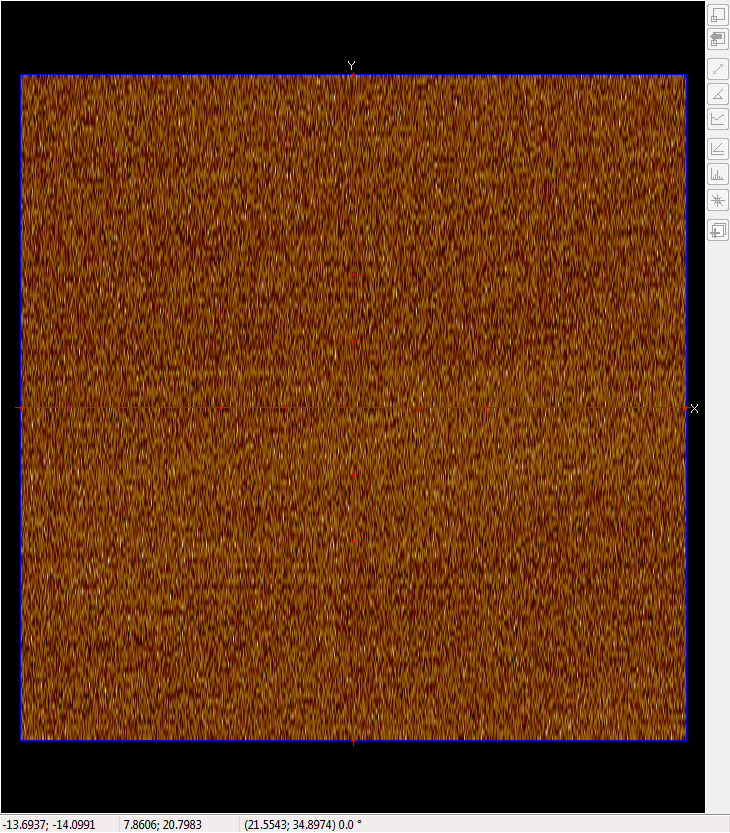
#> input picture screenshot2.bmp, 730 x 833 px, found by its file name
$ python crop.py
#> lines starting #> are read from the running program, lines starting #| are printed output that depends on the picture; after the words box and inside, x2 and y2 are one past the last pixel; in counts of white or black regions, pixels touching at a corner belong together
#> further down, screenshot is the input picture: shape (833, 730, 3); mean B, G, R 18.6, 57, 101.8
# -*- coding: utf-8 -*-
"""
Created on Tue Mar  3 13:59:28 2020

@author: HP
"""
import numpy as np
from numba import jit
import cv2


def find_region(img0):
    img = img0.copy()
    r, g, b = cv2.split(img)
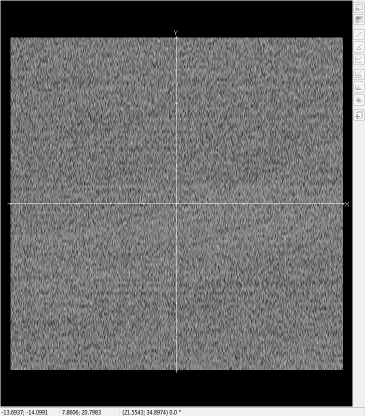
#> r: shape (833, 730) (shown at 1/2 size); min 0, max 255, mean 101.8
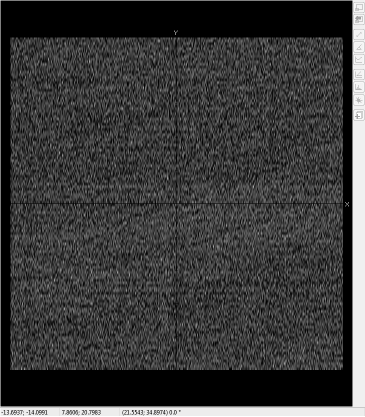
#> g: shape (833, 730) (shown at 1/2 size); min 0, max 255, mean 57
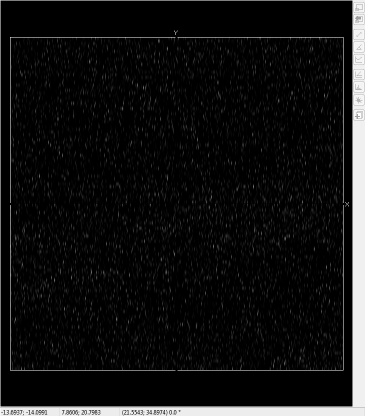
#> b: shape (833, 730) (shown at 1/2 size); min 0, max 255, mean 18.6

    ret,thresh_r = cv2.threshold(r,254,255,cv2.THRESH_BINARY)
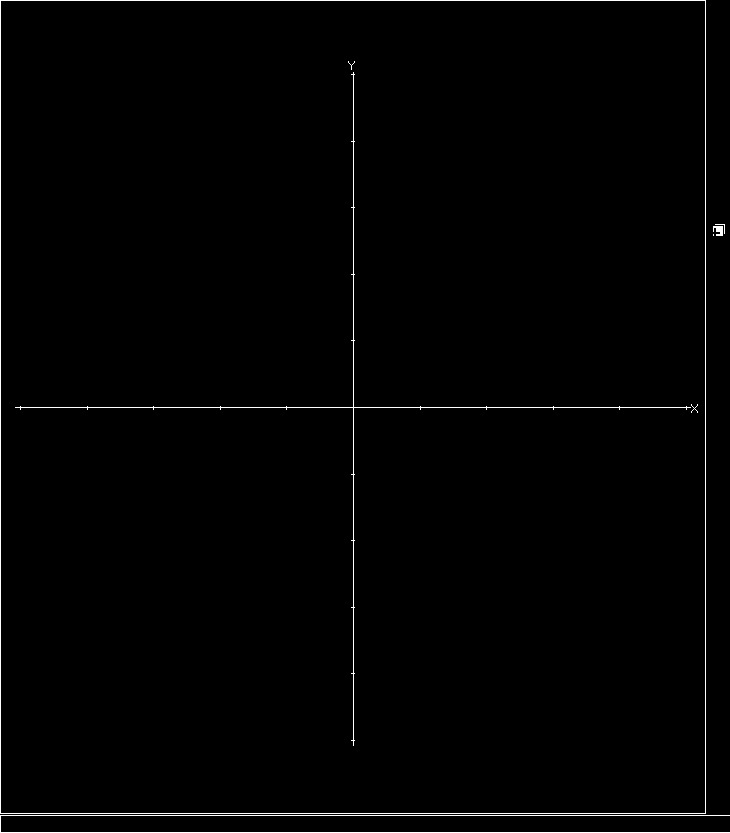
#> thresh_r: shape (833, 730); 0.99% white in thin lines or dots
    ret,thresh_g = cv2.threshold(g,0,255,cv2.THRESH_BINARY_INV)
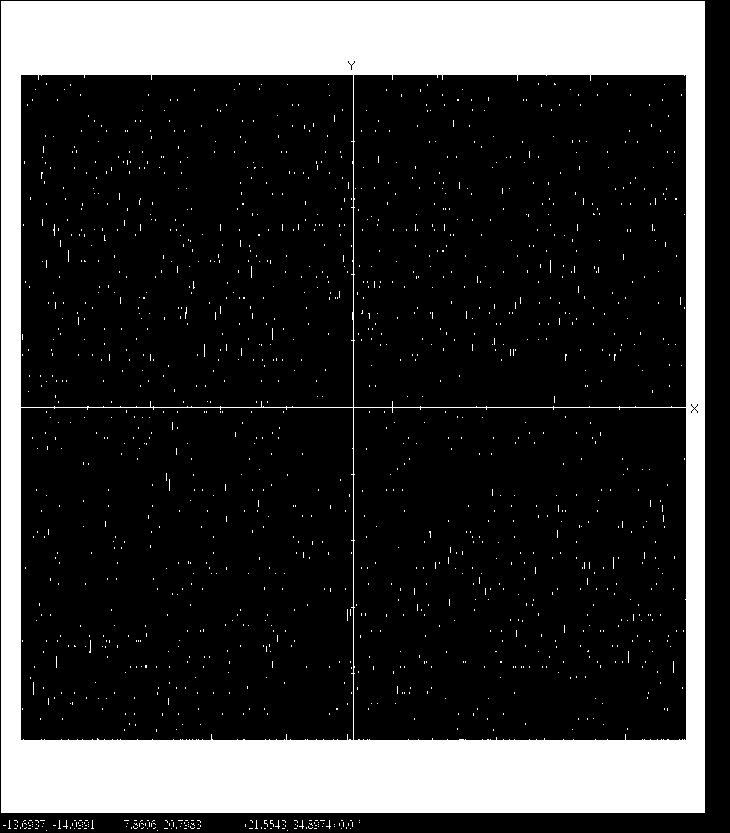
#> thresh_g: shape (833, 730); 22.1% white; 1450 white regions (1449 under 20 px), largest, box (x1, y1, x2, y2) and area: (1, 1, 705, 813) 130979
    ret,thresh_b = cv2.threshold(b,0,255,cv2.THRESH_BINARY_INV)
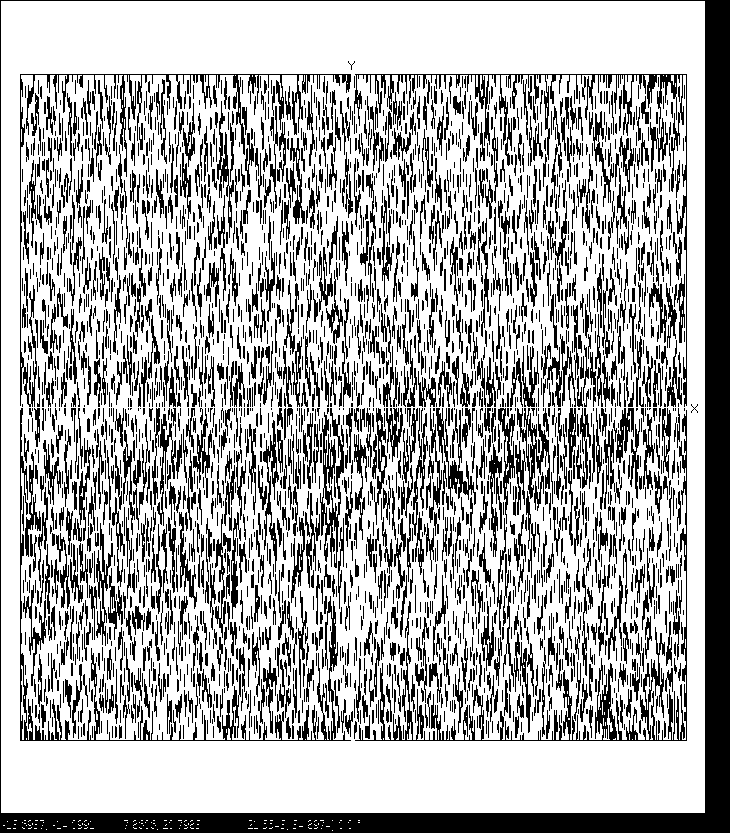
#> thresh_b: shape (833, 730); 67.8% white; 2783 black regions (1182 under 20 px), largest, box (x1, y1, x2, y2) and area: (0, 0, 730, 833) 36142, (355, 410, 687, 741) 6115, (354, 74, 687, 407) 4666

    temp = cv2.bitwise_and(thresh_r,thresh_g)#,mask = thresh_g)
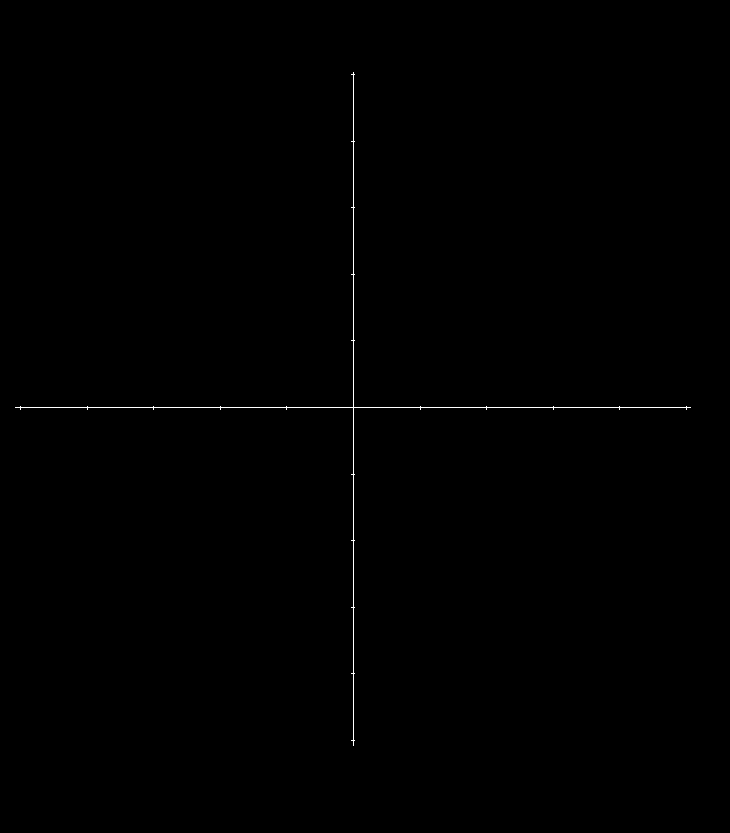
#> temp: shape (833, 730); 0.23% white in thin lines or dots, all inside (x1, y1, x2, y2) = (15, 72, 691, 746)
    img = cv2.bitwise_and(temp, thresh_b)

    return calculate_region(img)

@jit
def calculate_region(img):
    row = img.shape[0]
    column = img.shape[1]

    left, top = 0, 0
    right, bottom = row-1, column-1
    #找top
    for i in range(row):
        count = 0
        for j in range(column):
            if img[i,j] == 255:
                count += 1
        if count == 4:
            top = i
            break
    #找bottom
    for i in range(row):
        count = 0
        for j in range(column):
            if img[row-1-i, j] == 255:
                count += 1
        if count == 4:
            bottom = row-i
            break
    #找left
    for i in range(column):
        count = 0
        for j in range(row):
            if img[j, i] == 255:
                count += 1
        if count == 4:
            left = i
            break

    #找right
    for i in range(column):
        count = 0
        for j in range(row):
            if img[j, column-1-i] == 255:
                count += 1
        if count == 4:
            right = column-i
            break
    right = bottom - top + left
    print(left, top, right, bottom)

    return left, top, right, bottom


if __name__ == '__main__':
    screenshot = cv2.imread('F:/Desktop2020.1.17/AutoCut/screenshot2.bmp')
    screenshot = cv2.cvtColor(screenshot, cv2.COLOR_BGR2RGB)
    left, top, right, bottom = find_region(screenshot)
#> left = 20; top = 74; right = 687; bottom = 741

$ run again, with screenshot3.bmp copied over screenshot2.bmp
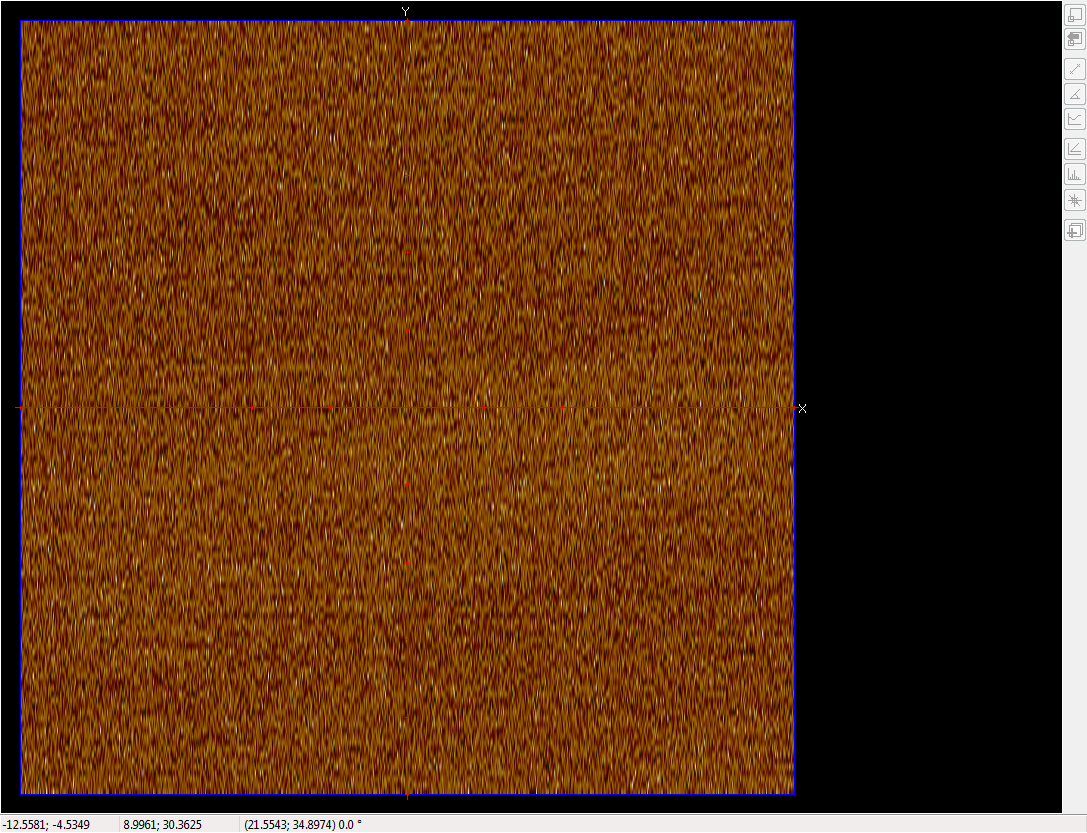
#> input picture screenshot3.bmp, 1087 x 833 px, found by its file name
#> screenshot is the input picture: shape (833, 1087, 3); mean B, G, R 15.4, 50.6, 91
#> in find_region, `ret,thresh_r = cv2.threshold(r,254,255,cv2.THRESH_BINARY)`:
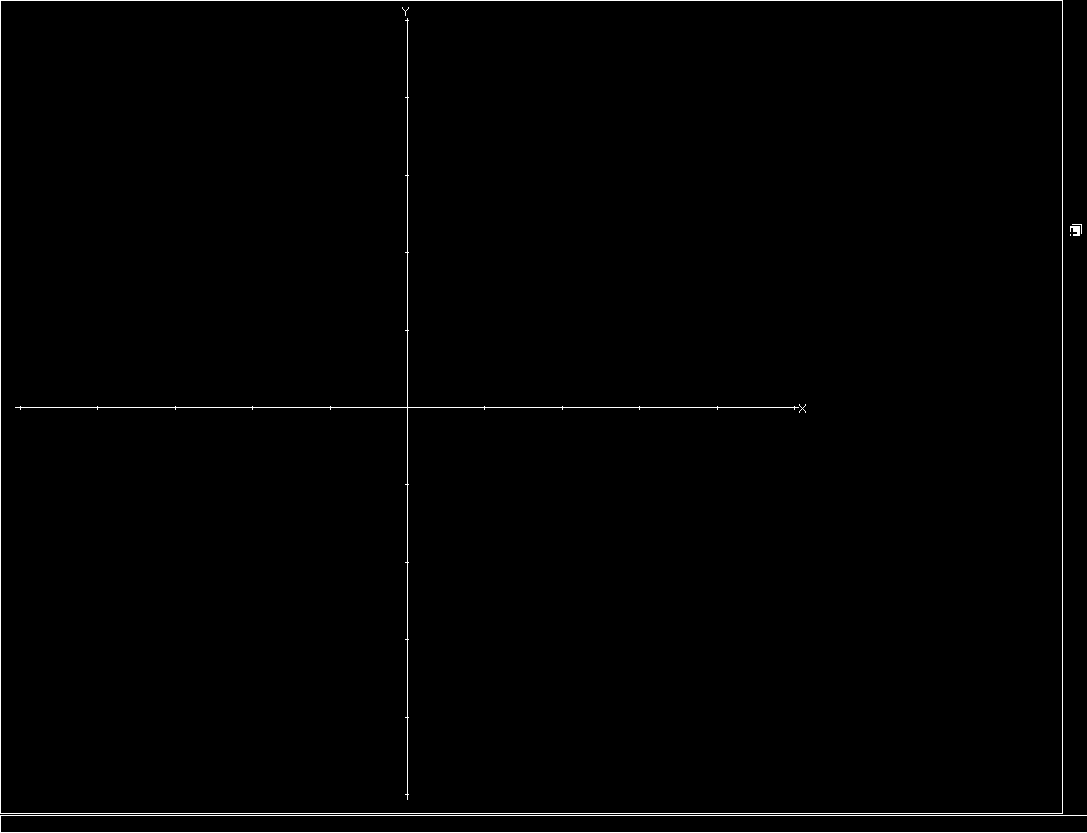
#> thresh_r: shape (833, 1087); 0.85% white in thin lines or dots
#> thresh_g: shape (833, 1087); 30% white; 1814 white regions (1810 under 20 px), largest, box (x1, y1, x2, y2) and area: (1, 1, 1062, 813) 265878, (726, 690, 728, 704) 22, (467, 248, 468, 269) 21, (35, 726, 36, 746) 20
#> thresh_b: shape (833, 1087); 72.6% white; 3335 black regions (1215 under 20 px), largest, box (x1, y1, x2, y2) and area: (0, 0, 1087, 833) 43641, (409, 410, 795, 795) 6569, (408, 20, 795, 407) 5650
#> in find_region, `temp = cv2.bitwise_and(thresh_r,thresh_g)#,mask = thresh_g)`:
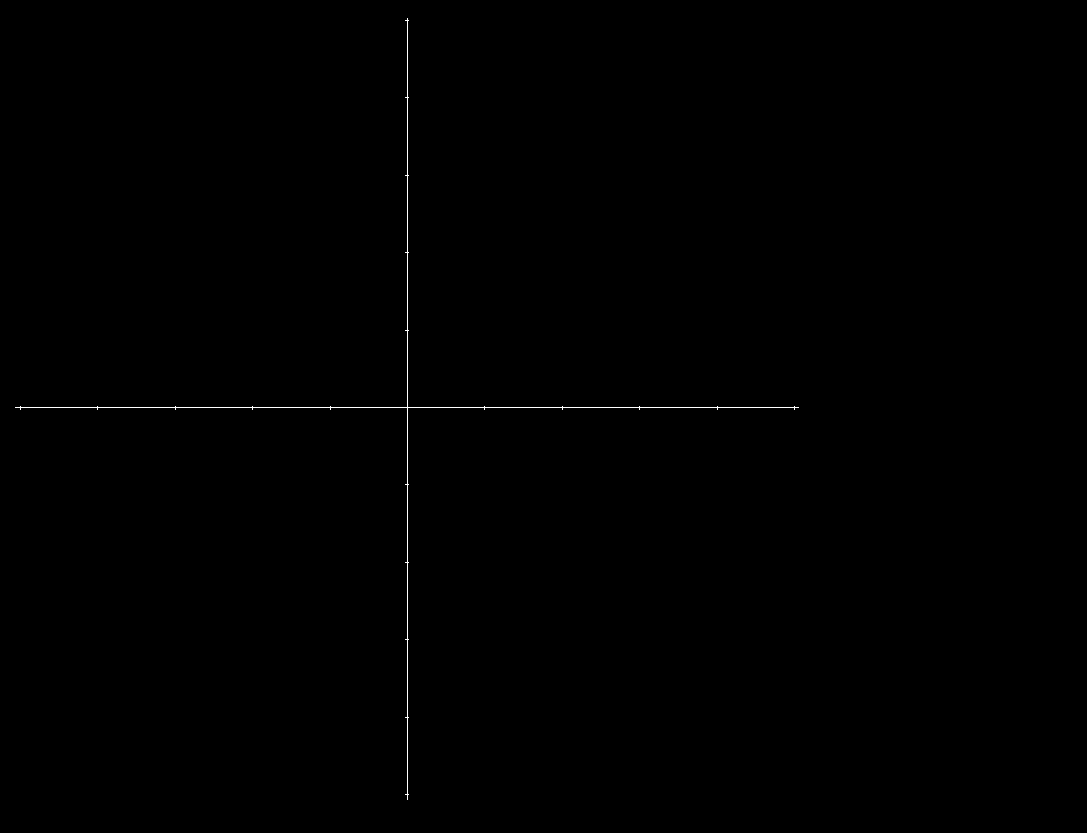
#> temp: shape (833, 1087); 0.18% white in thin lines or dots, all inside (x1, y1, x2, y2) = (15, 18, 799, 800)
#> left = 20; right = 795

$ run again, with screenshot4.bmp copied over screenshot2.bmp
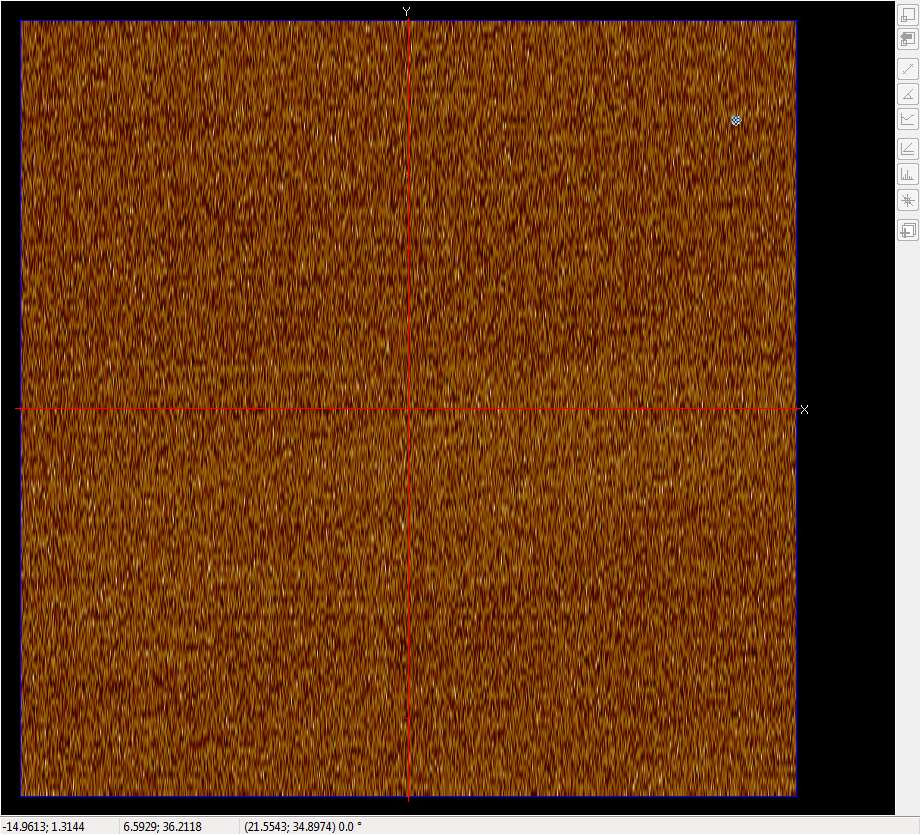
#> input picture screenshot4.bmp, 920 x 835 px, found by its file name
#> screenshot is the input picture: shape (835, 920, 3); mean B, G, R 17.1, 58.9, 106.7
#> in find_region, `ret,thresh_r = cv2.threshold(r,254,255,cv2.THRESH_BINARY)`:
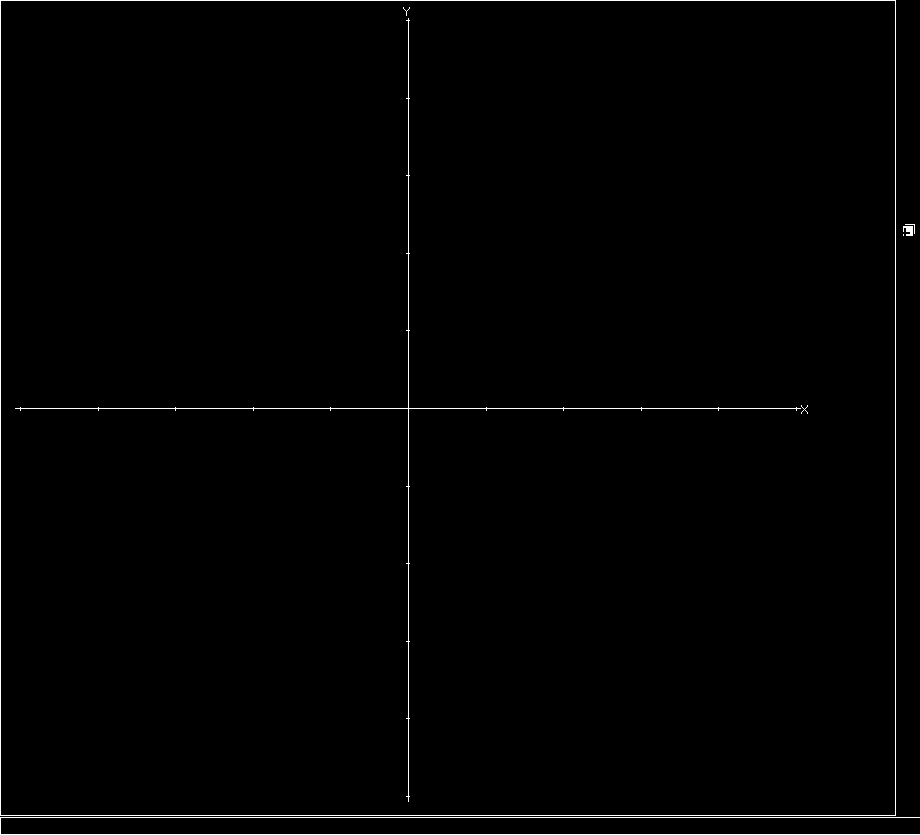
#> thresh_r: shape (835, 920); 0.91% white in thin lines or dots
#> thresh_g: shape (835, 920); 17.5% white; 1827 white regions (1820 under 20 px), largest, box (x1, y1, x2, y2) and area: (1, 1, 895, 815) 128943, (539, 225, 540, 251) 26, (594, 340, 596, 360) 22
#> thresh_b: shape (835, 920); 68.2% white; 3393 black regions (1310 under 20 px), largest, box (x1, y1, x2, y2) and area: (0, 0, 920, 835) 40203, (410, 411, 797, 797) 6270, (409, 20, 797, 408) 5063
#> in find_region, `temp = cv2.bitwise_and(thresh_r,thresh_g)#,mask = thresh_g)`:
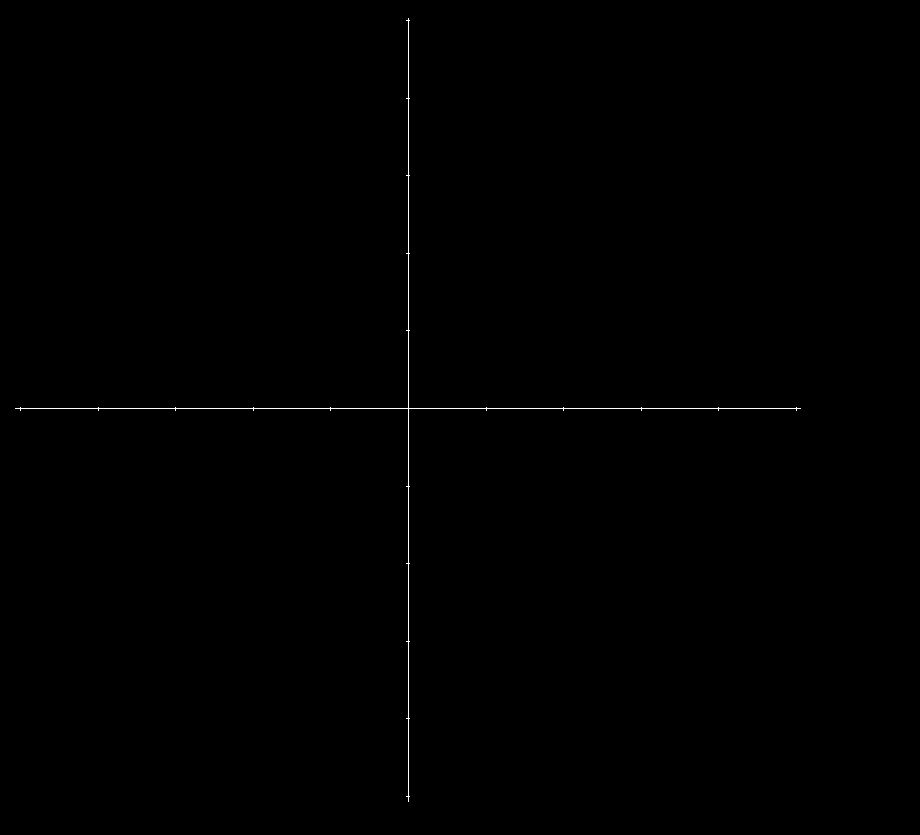
#> temp: shape (835, 920); 0.21% white in thin lines or dots, all inside (x1, y1, x2, y2) = (15, 18, 801, 802)
#> left = 20; right = 797
